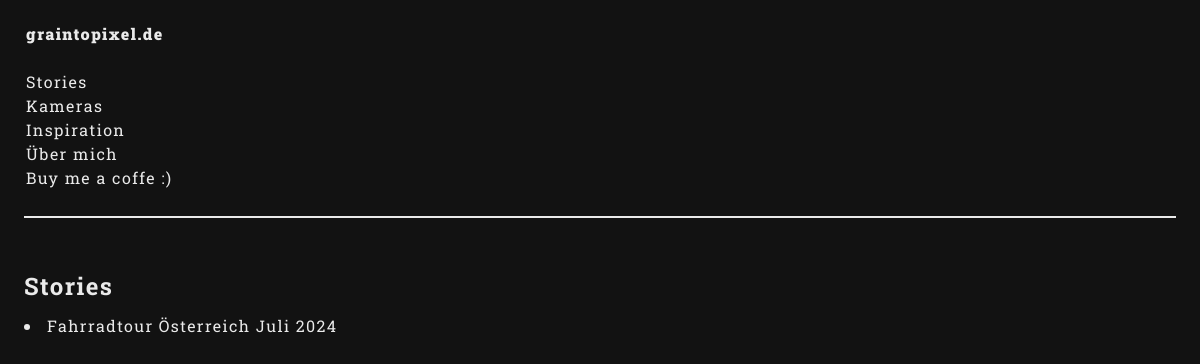
The app's page /category/stories with its own data.
### posts/models.py (models this page shows, shortened)
class Category(models.Model):
    title = models.CharField(max_length=5000)

class Story(models.Model):
    public = models.BooleanField(default='False')
    title = models.CharField(max_length=5000, null=True, blank=True)
    first_chapter = models.ForeignKey(Article, on_delete=models.CASCADE, null=True, blank=True)
    chapters = models.ManyToManyField(Article, related_name='articles', null=True, blank=True)

### posts/views.py (the view)
# urls.py: path('category/stories', views.stories_overview, name='stories'),
def stories_overview(request,):
    stories = Story.objects.all()
    stories = stories.filter(public = True)
    categories = Category.objects.all()
    return render(request, 'stories_overview.html', {
        'stories': stories,
        'categories': categories
    })

### templates/stories_overview.html (shortened to what this page needs)
{%load static%}
<!DOCTYPE html>
<html lang="de">
<head>
    <link rel="stylesheet" href="{% static 'css/style.css' %}">
</head>
<body>
    <div class="wrapper">
        <div class="menu-section">
            <table>
                <tr>
                    <td class="main-nav">
                        <div>
                            <nav>
                                <a class="bold-text" href="/">graintopixel.de</a>
                                <br>
                                <br>
                                <a href="/category/stories">Stories</a>
                                <br>
                                {% for category in categories %}
                                {% if category.id is not 12 %}
                                <a href="/category/{{category.title}}">{{category.title}}</a>
                                <br>
                                {%endif%}
                                {% endfor %}
                                <a href="/uebermich/18">Über mich</a><br>
                                <a href="https://paypal.me/oskarantretter1">Buy me a coffe :)</a><br>
                                <br>
                            </nav>
                        </div>
                    </td>
                </tr>
            </table>
        </div>
        <div class="content-preview-section">
            <h2>Stories</h2>
            <ul>
                {% for story in stories %}
                <li>
                    <a href="/story/{{story.id}}/article/{{story.first_chapter.id}}">{{story.title}}</a>
                </li>
                {% endfor %}
            </ul>
            <br>
        </div>
    </div>
</body>
</html>

### static/css/style.css (style rules this page uses)
:root { --c-background: #121212; --c-font: #eaeaea; --c-linksHover: #ffa42e; --c-decoration: #eaeaea; --font: "Roboto Slab"; --font-wheight: 400; --line-height: 1.5; --letter-spacing: 1.4px; --word-spacing: normal; }
* { margin: 0; padding: 0; scrollbar-color: var(--c-font) #eaeaea00; scrollbar-width: thin; }
body { background-color: var(--c-background); color: var(--c-font); font-size: 12pt; line-height: var(--line-height); font-family: var(--font); font-weight: var(--font-wheight); letter-spacing: var(--letter-spacing); word-spacing: var(--word-spacing); }
li { list-style-position: inside; text-indent: -20px; padding-left: 20px; }
.wrapper { width: 96vw; display: flex; flex-wrap: wrap; margin-left: 15px; margin-right: 15px; height: 95vh; margin: 0 auto; margin-top: 20px; align-content: start; }
.content-preview-section { width: 100%; height: fit-content; margin: 0 auto; }
.menu-section { width: 100%; border-bottom: 2px solid var(--c-decoration); margin-bottom: 50px; height: fit-content; box-sizing: border-box; }
h2 { padding-bottom: 10px; }
a { color: var(--c-font); text-decoration: none; }
.bold-text { font-weight: 1000; }
table { width: 100%; }

### records on screen
Category: title "Kameras"
Category: title "Inspiration"
Story: title "Fahrradtour Österreich Juli 2024"
